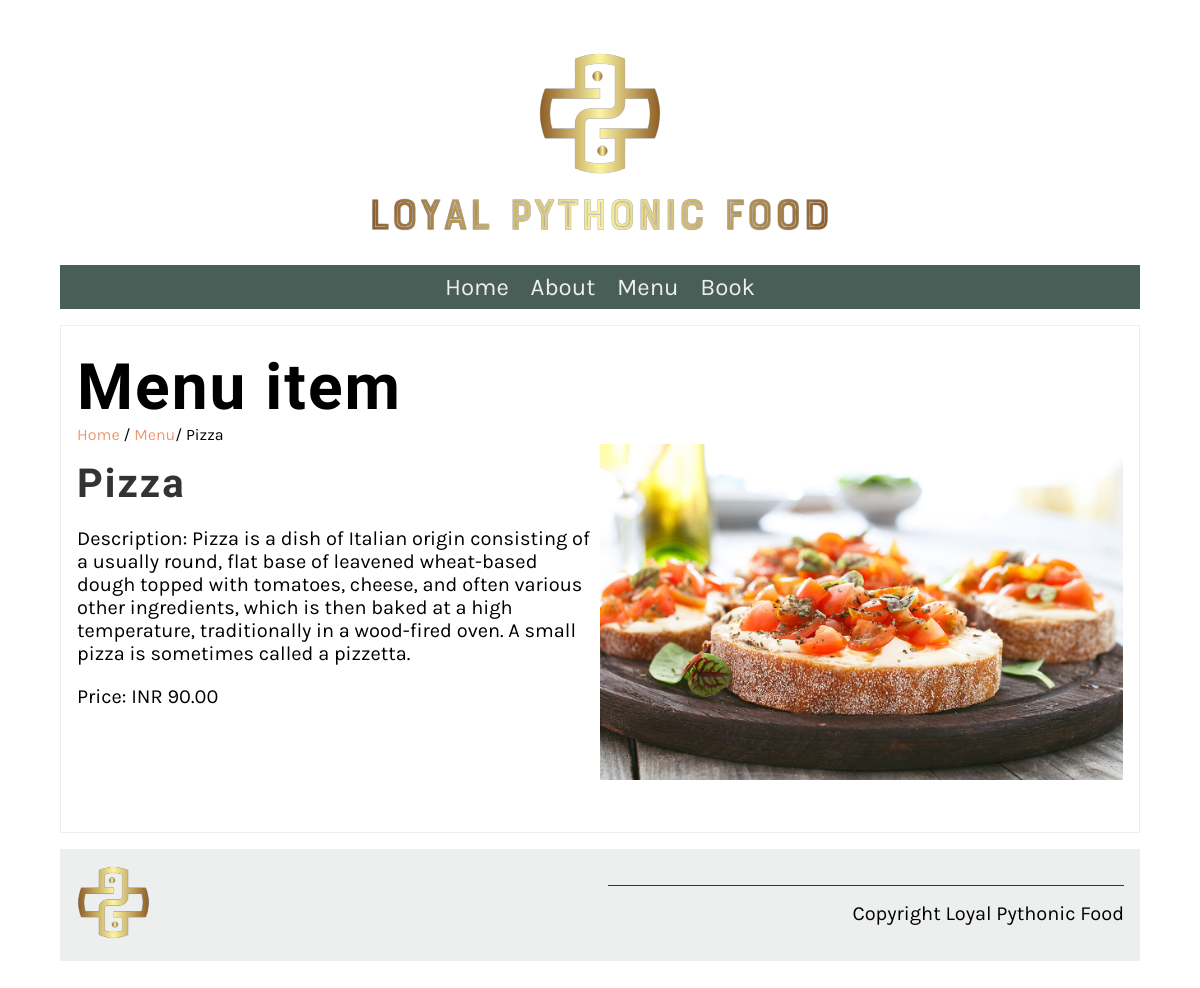
The app's page /menu_item/3/ with its own data.
### restaurant/models.py (models this page shows, shortened)
class Menu(models.Model):
   name = models.CharField(max_length=200)
   price = models.IntegerField(null=False)
   menu_item_description = models.TextField(max_length=1000, default='')

### restaurant/views.py (the view)
# urls.py: path('menu_item/<int:pk>/', views.display_menu_item, name="menu_item"),
def display_menu_item(request, pk=None):
    if pk:
        menu_item = Menu.objects.get(pk=pk)
    else:
        menu_item = ""
    return render(request, 'menu_item.html', {"menu_item": menu_item})

### restaurant/templates/menu_item.html
{% extends 'base.html' %}
{% load static %}
{% block content %}
<section>
   <article>
      <h1>Menu item</h1>
      <span>
         <a href="{% url 'home' %}">Home</a> /
         <a href="{% url 'menu' %}">Menu</a>/
         {{menu_item.name}}
      </span>
      <div class="row">
         <div class="column">
            <h2>
                {{ menu_item.name }}
            </h2>
            <p>
                {{ menu_item.menu_item_description }}
            </p>
            <p>
                Price: INR {{ menu_item.price }}.00
            </p>
         </div>
         <div class="column">
            <img src="/restaurant/static/img/menu_items/{{menu_item.name}}.jpg" alt="{{ menu_item.name}}" />
        </div>
      </div>
   </article>
</section>
{% endblock %}

### restaurant/static/css/style.css (style rules this page uses)
body { font-family: 'Karla', sans-serif; margin-top: 3rem; margin-bottom: 3rem; margin-left: 5%; margin-right: 5%; }
h1, h2, h3, h4, h5, h6 { font-family: 'Markazi Text', serif; letter-spacing: 2px;; }
h1 { font-size: 4rem; margin-top: 1.5rem; margin-bottom: 0; }
h2 { font-size: 2.5rem; color: #333333; margin:1rem 0; }
p, ul { font-size: 1.25rem;; }
a { color: #EE9972; text-decoration: none; }
section { display: flex; gap: 2rem 1rem; margin-top: 1rem; margin-bottom: 1rem; flex-direction: row; }
article { flex:1; }
article img { max-width: 100%; }
main article { border: 1px solid #EDEFEE; padding-left: 1rem; padding-right: 1rem; }
.row { display: flex; flex-direction: row; width: 100%; padding-bottom: 1rem; }
.column { flex-basis: 50%; margin-bottom: 1rem; padding-bottom: 1rem; }

### records on screen
Menu: name "Pizza", menu_item_description "Description: Pizza is a dish of Italian origin consisting of a usually round, flat base of leavened wheat-based dough topped with tomatoes, cheese, and often various other ingredients, which is then baked at a high temperature, traditionally in a wood-fired oven. A small pizza is sometimes called a pizzetta.", price "90", name (picture)
